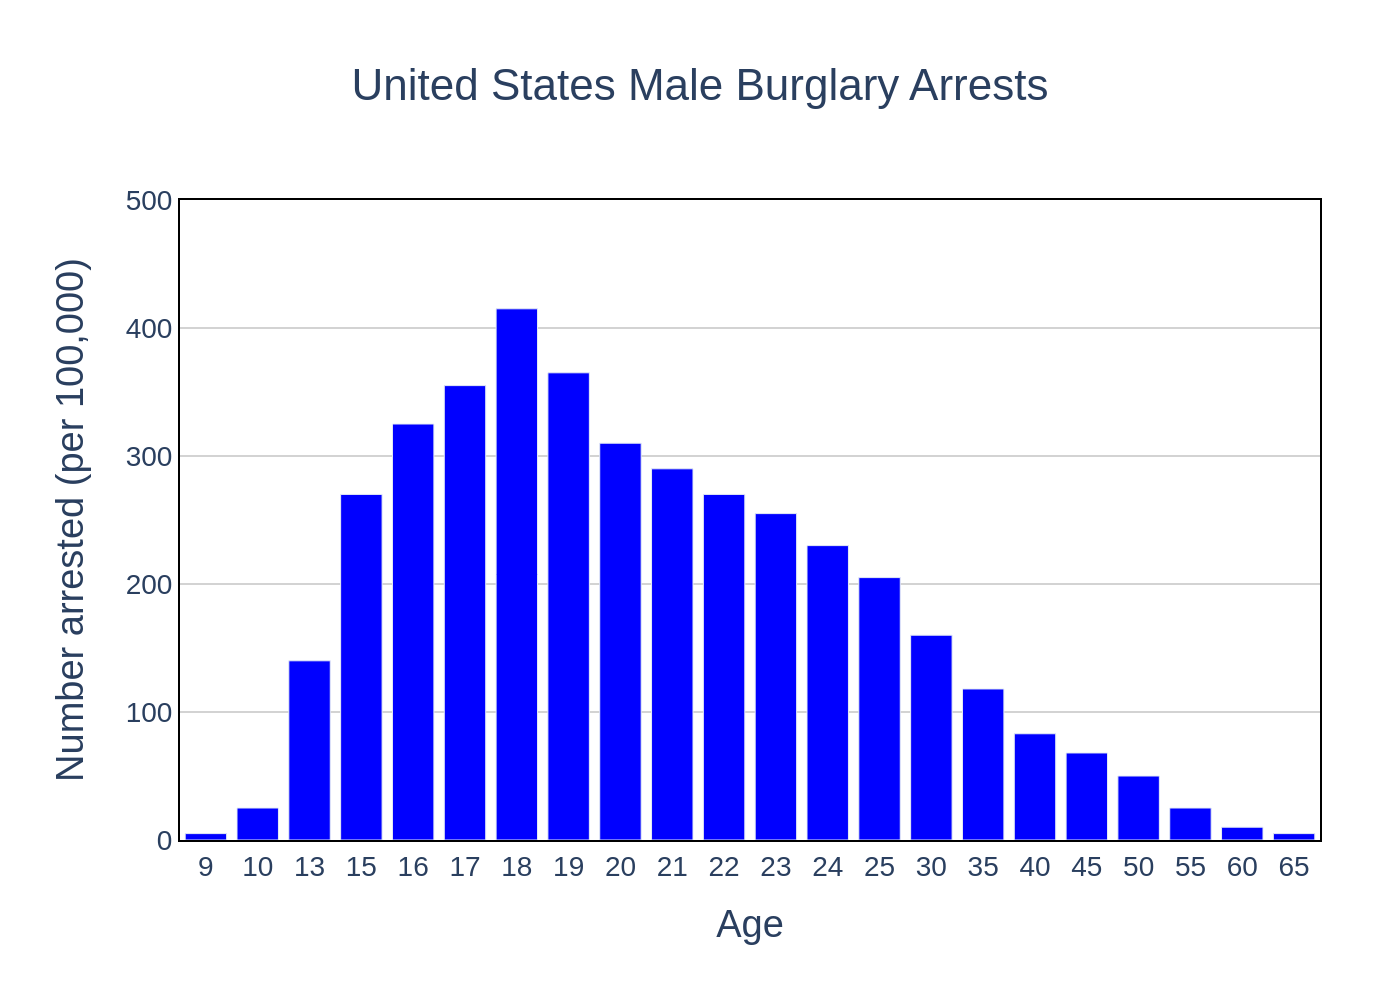

This chart was generated by the following Python code:
import sys
import json
import os
import plotly.graph_objects as go

# Check if a command-line argument is provided
if len(sys.argv) != 2:
    print("Usage: python generate_chart.py <path_to_json_file>")
    sys.exit(1)

json_path = sys.argv[1]

# Check if the file exists
if not os.path.exists(json_path):
    print(f"Error: JSON file not found at '{json_path}'")
    sys.exit(1)

# Read data from the JSON file
try:
    with open(json_path, 'r', encoding='utf-8') as f:
        chart_data = json.load(f)
except json.JSONDecodeError:
    print(f"Error: Invalid JSON format in '{json_path}'")
    sys.exit(1)

# Extract data for plotting
data_series = chart_data.get('chart_data', [])
texts = chart_data.get('texts', {})
colors = chart_data.get('colors', [])

# Create the figure
fig = go.Figure()

# Add traces from the JSON data
for i, series in enumerate(data_series):
    fig.add_trace(go.Bar(
        x=series.get('x', []),
        y=series.get('y', []),
        name=series.get('name', ''),
        marker_color=colors[i % len(colors)] if colors else None
    ))

# Update layout
fig.update_layout(
    title_text=texts.get('title', ''),
    title_x=0.5,
    xaxis_title_text=texts.get('x_axis_title', ''),
    yaxis_title_text=texts.get('y_axis_title', ''),
    font=dict(
        family="Arial",
        size=16
    ),
    plot_bgcolor='white',
    showlegend=False,
    xaxis=dict(
        type='category',
        showline=True,
        linewidth=1,
        linecolor='black',
        mirror=True,
        showgrid=False,
        tickfont=dict(size=14)
    ),
    yaxis=dict(
        range=[0, 500],
        showline=True,
        linewidth=1,
        linecolor='black',
        mirror=True,
        gridcolor='lightgray',
        tickfont=dict(size=14)
    ),
    margin=dict(l=90, r=40, b=80, t=100)
)

# Determine the output filename from the input JSON path
base_filename = os.path.splitext(os.path.basename(json_path))[0]
output_filename = f"{base_filename}.png"

# Write the image to a file
fig.write_image(output_filename, scale=2)

print(f"Chart saved as '{output_filename}'")
